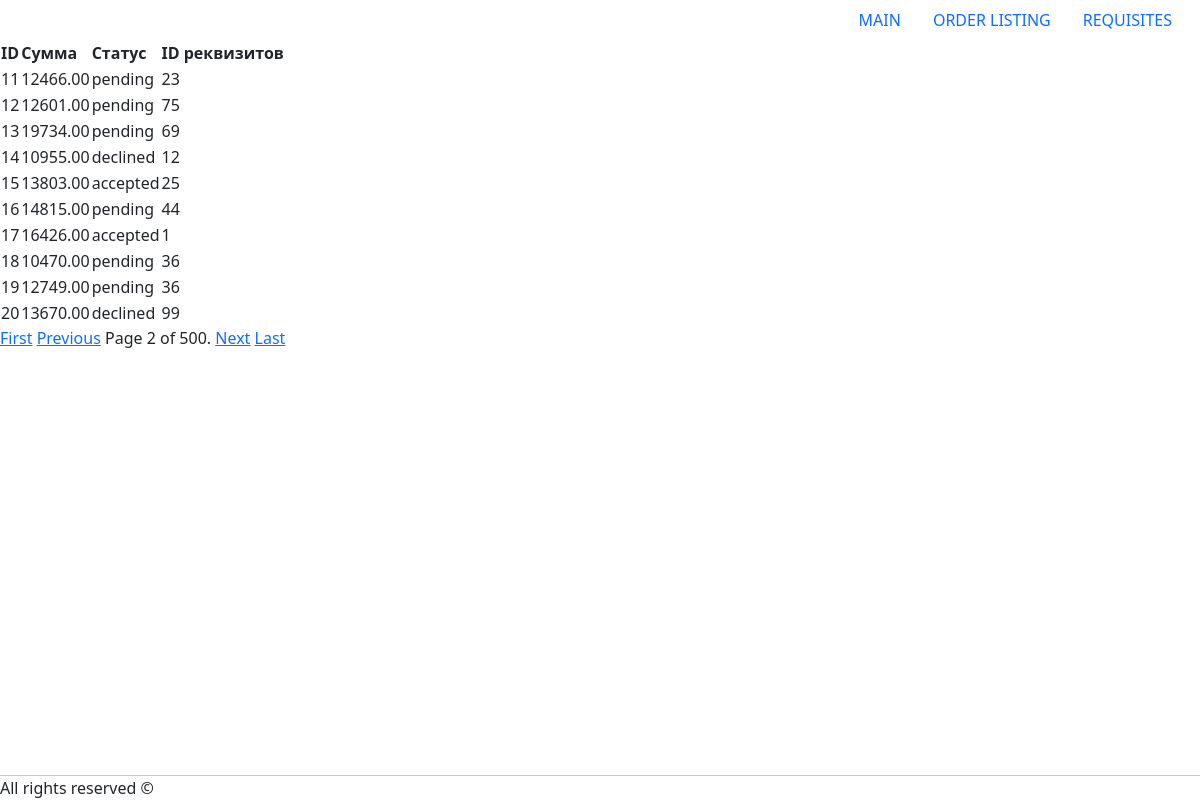
Page /order_listing/?page=2 on the committed database.
### db_request_app/models.py (models this page shows, shortened)
class Order(models.Model):
    summ = models.DecimalField(max_digits=10, decimal_places=2)
    requisite = models.ForeignKey(Requisite, on_delete=models.CASCADE)
    status = models.CharField(max_length=10)

### db_request_app/views.py (the view)
# urls.py: path('order_listing/', order_listing, name='order_listing'),
def order_listing(request):
    orders_list = Order.objects.all()
    paginator = Paginator(orders_list, 10)
    page_number = request.GET.get('page')
    page_obj = paginator.get_page(page_number)
    return render(request, 'orders.html', {'page_obj': page_obj})

### db_request_app/templates/orders.html (shortened to what this page needs)
{% extends 'base.html' %}
{% block content %}
<table>
    <tr>
        <th>ID</th>
        <th>Сумма</th>
        <th>Статус</th>
        <th>ID реквизитов</th>
    </tr>
    {% for order in page_obj %}
    <tr>
        <td>{{ order.id }}</td>
        <td>{{ order.summ }}</td>
        <td>{{ order.status }}</td>
        <td>{{ order.requisite_id }}</td>
    </tr>
    {% endfor %}
</table>
<div class="pagination">
    <span class="step-links">
        {% if page_obj.has_previous %}
            <a href="?page=1">First</a>
            <a href="?page={{ page_obj.previous_page_number }}">Previous</a>
        {% endif %}
        <span class="current">
            Page {{ page_obj.number }} of {{ page_obj.paginator.num_pages }}.
        </span>
        {% if page_obj.has_next %}
            <a href="?page={{ page_obj.next_page_number }}">Next</a>
            <a href="?page={{ page_obj.paginator.num_pages }}">Last</a>
        {% endif %}
    </span>
</div>
{% endblock %}

### rows in the picture
Order: id "11", summ "12466.00", status "pending", requisite_id "23"
Order: id "12", summ "12601.00", status "pending", requisite_id "75"
Order: id "13", summ "19734.00", status "pending", requisite_id "69"
Order: id "14", summ "10955.00", status "declined", requisite_id "12"
Order: id "15", summ "13803.00", status "accepted", requisite_id "25"
Order: id "16", summ "14815.00", status "pending", requisite_id "44"
Order: id "17", summ "16426.00", status "accepted", requisite_id "1"
Order: id "18", summ "10470.00", status "pending", requisite_id "36"
Order: id "19", summ "12749.00", status "pending", requisite_id "36"
Order: id "20", summ "13670.00", status "declined", requisite_id "99"

### other values in the picture
{{ page_obj.number }} "2"
{{ page_obj.paginator.num_pages }} "500"
